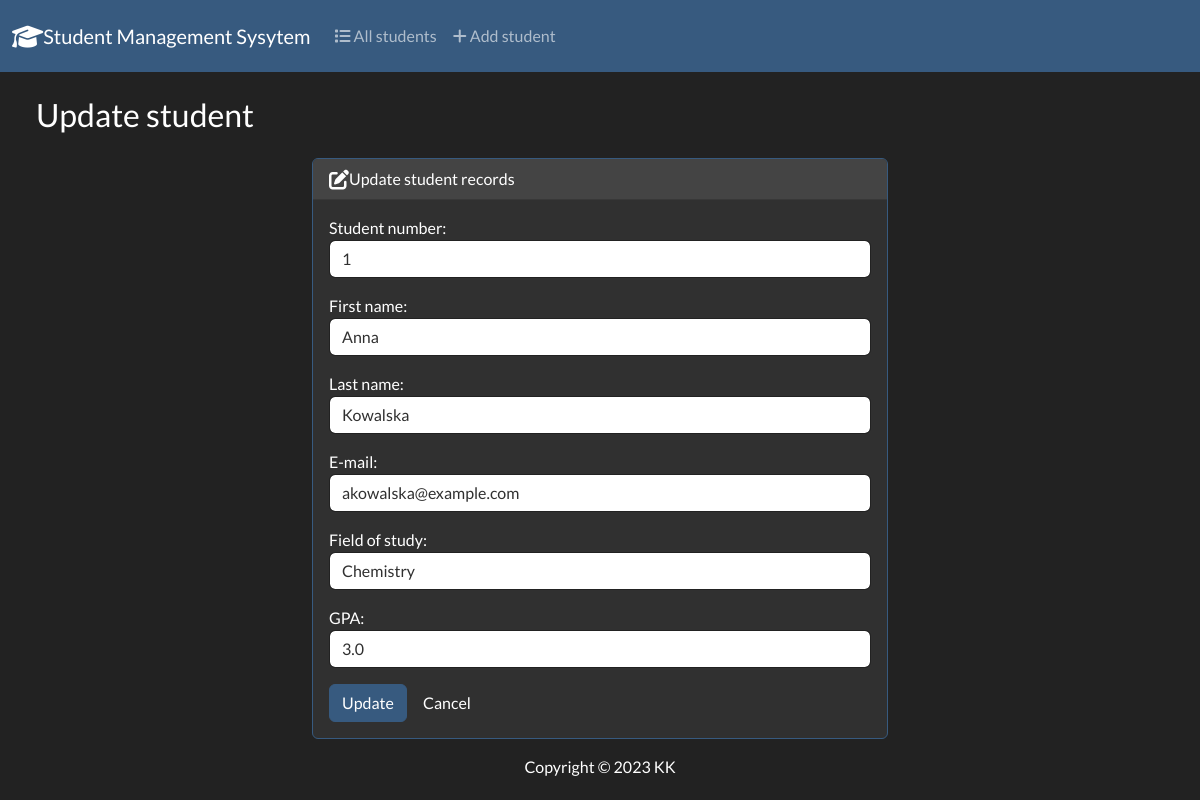
Page /edit/1/ on the committed database.
### students/models.py (models this page shows, shortened)
class Student(models.Model):
    student_number = models.PositiveIntegerField()
    first_name = models.CharField(max_length=50)
    last_name = models.CharField(max_length=100)
    email = models.EmailField(max_length=128)
    field_of_study = models.CharField(max_length=100)
    gpa = models.FloatField()

### students/views.py (the view)
# urls.py: path('edit/<int:id>/', views.edit, name="edit"),
def edit(request, id):
    if request.method == "POST":
        student = Student.objects.get(pk=id)
        form = StudentForm(request.POST, instance=student)
        if form.is_valid():
            form.save()
            return render(request, 'students/edit.html',{
                'form':form,
                'success': True
            })
    else:
        student = Student.objects.get(pk=id)
        form = StudentForm(instance=student)
    return render(request, 'students/edit.html',{
        'form': form
    })

### students/forms.py
class StudentForm(forms.ModelForm):
    class Meta:
        model = Student
        fields = ['student_number','first_name', 'last_name','email', 'field_of_study','gpa']
        labels = {
            'student_number': 'Student number',
            'first_name' : 'First name',
            'last_name' :'Last name',
            'email' : 'E-mail',
            'field_of_study' : "Field of study",
            'gpa' : 'GPA'
        }
        widgets = {
            'student_number': forms.NumberInput(attrs={'class' : 'form-control'}),
            'first_name' : forms.TextInput(attrs={'class': 'form-control'}),
            'last_name' : forms.TextInput(attrs={'class': 'form-control'}),
            'email' : forms.EmailInput(attrs = {'class': 'form-control'}),
            'field_of_study' : forms.TextInput(attrs={'class': 'form-control'}),
            'gpa' : forms.NumberInput(attrs={'class' : 'form-control'})
        }

### students/templates/students/edit.html (shortened to what this page needs)
{% extends 'students/base.html' %}
{% block body %}
    <h3 class = "test-center m-4">Update student</h3>
    {% if success %}
        <div class="alert alert-success" role="alert">
            The student updated successfully.
            <a href="{% url 'index' %}" class="alert-link"> Go to home page</a>
        </div>
    {% else %}
        <div class="row justify-content-center">
            <div class="col-6">
                <div class="card border-primary mb-3">
                    <div class="card-header">
                        <i class="fa-solid fa-pen-to-square fa-lg"></i>Update student records
                    </div>
                    <div class="card-body">
                      <form action="" method="POST">
                            {{ form.as_p }}
                            <button type="submit" class = "btn btn-primary">Update</button>
                            <a href="{% url 'index' %}" class="btn btn_secondary">Cancel</a>
                      </form>
                  </div>
            </div>
        </div>
    {% endif %}
{% endblock %}

### rows in the picture
Student: student_number "1", first_name "Anna", last_name "Kowalska", email "akowalska@example.com", field_of_study "Chemistry", gpa "3.0"
